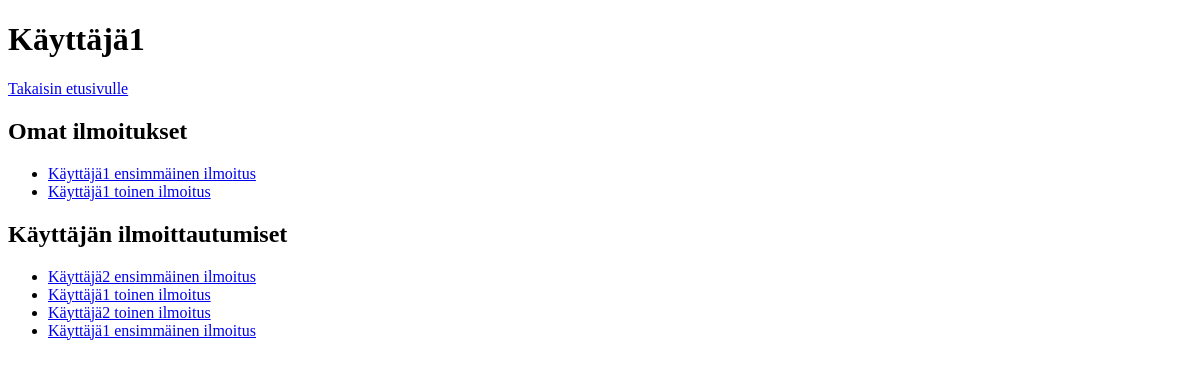
The page /user/3 on the database as committed earlier.
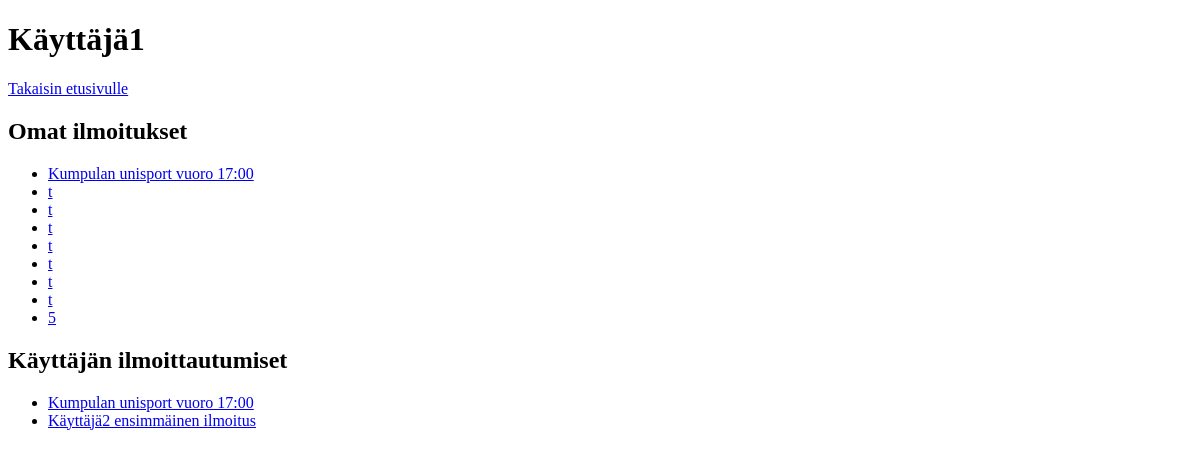
The same page on the database as committed later.
### tables this page shows
CREATE TABLE notices (id INTEGER PRIMARY KEY, title TEXT, content TEXT, user_id INTEGER REFERENCES users);

### app.py (the view)
@app.route("/user/<int:user_id>")
def show_user(user_id):
    user = users.get_user(user_id)
    if not user:
        abort(404)
    own_notices = users.get_own_notices(user_id)
    signed_notices = users.get_signed_notices(user_id)
    return render_template("user.html", user=user, own_notices=own_notices, signed_notices=signed_notices)

### db.py (called while the page is built)
def get_db_connection():
    connection = sqlite3.connect('database.db')
    connection.row_factory = sqlite3.Row
    return connection

### users.py (called while the page is built)
def get_user(user_id):
    connection = get_db_connection()
    cursor = connection.cursor()
    sql = "SELECT username FROM users WHERE id = ?"
    search = cursor.execute(sql, [user_id])
    result = search.fetchall()[0]
    return result if result else None

def get_own_notices(user_id):
    connection = get_db_connection()
    cursor = connection.cursor()
    sql = """SELECT n.id, n.title
             FROM notices n
             WHERE n.user_id = ?"""
    search = cursor.execute(sql, [user_id])
    results = search.fetchall()
    return results

def get_signed_notices(user_id):
    connection = get_db_connection()
    cursor = connection.cursor()
    sql = """SELECT n.id, n.title
             FROM notices n
             JOIN signings s ON n.id = s.notice_id
             WHERE s.user_id = ?"""
    search = cursor.execute(sql, [user_id])
    results = search.fetchall()
    return results

### templates/user.html (shortened to what this page needs)
<!DOCTYPE html>
<html>
<head>
</head>
<body>
  <h1>{{ user.username }} </h1>
  <a href="/">Takaisin etusivulle</a>
  <h2>Omat ilmoitukset</h2>
  <ul>
  {% for notice in own_notices %}
    <li>
      <a href="/notice/{{ notice.id }}">
        {{ notice.title }}
      </a>
    </li>
  {% endfor %}
  </ul>
  <h2>Käyttäjän ilmoittautumiset</h2>
  <ul>
  {% for notice in signed_notices %}
    <li>
      <a href="/notice/{{ notice.id }}">
        {{ notice.title }}
      </a>
    </li>
  {% endfor %}
  </ul>
</body>
</html>

Rows that differ between the two databases and show on the page:
removed notices: title "Käyttäjä1 ensimmäinen ilmoitus"
removed notices: title "Käyttäjä1 toinen ilmoitus"
no longer on this page (row unchanged): notices: title "Käyttäjä2 toinen ilmoitus", shown under "Käyttäjän ilmoittautumiset"
added notices: title "Kumpulan unisport vuoro 17:00"
added notices: title "t", shown under "Omat ilmoitukset"
added notices: title "t", shown under "Omat ilmoitukset"
added notices: title "t", shown under "Omat ilmoitukset"
added notices: title "t", shown under "Omat ilmoitukset"
added notices: title "t", shown under "Omat ilmoitukset"
added notices: title "t", shown under "Omat ilmoitukset"
added notices: title "t", shown under "Omat ilmoitukset"
added notices: title "5", shown under "Omat ilmoitukset"
